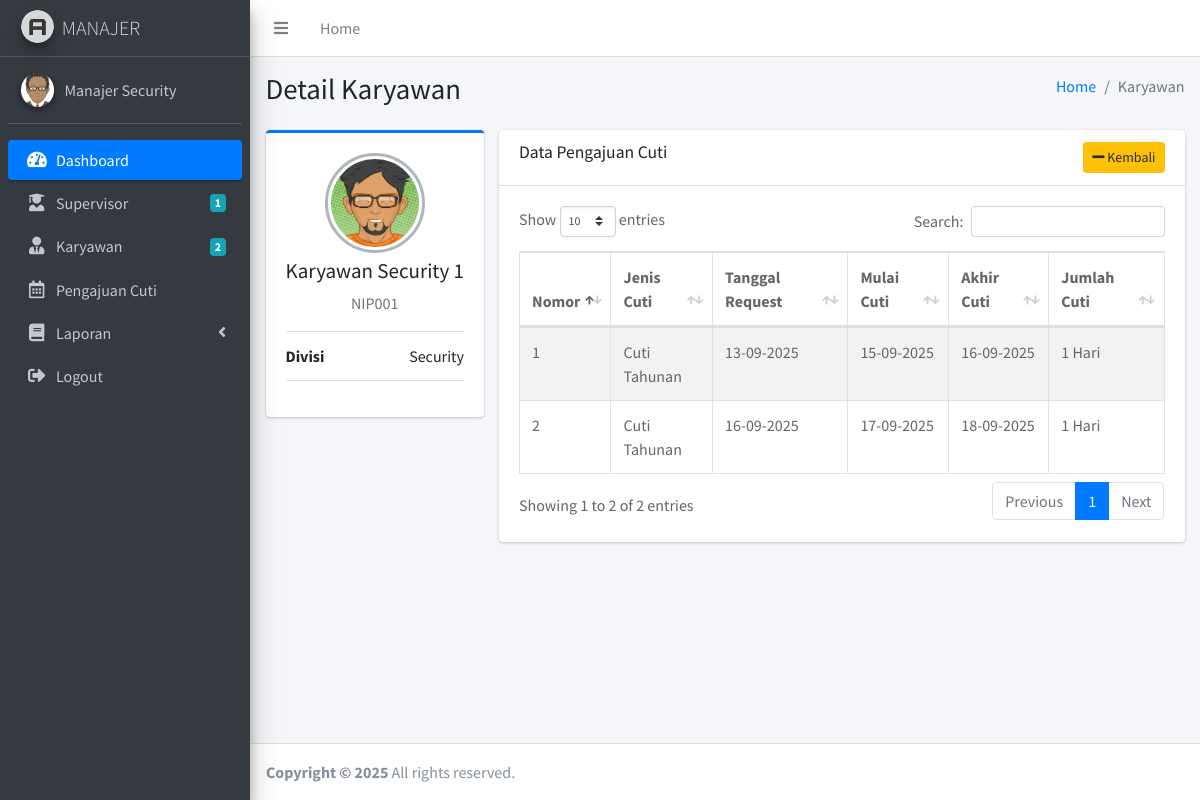
Screenshot of /manajer/karyawan_detail.php?id=1 (signed in) with the database file from the repository.
### tables this page shows
CREATE TABLE `user` (
  `id` int NOT NULL AUTO_INCREMENT,
  `name` varchar(100) DEFAULT NULL,
  `nip` varchar(100) DEFAULT NULL,
  `kontak` varchar(100) DEFAULT NULL,
  `kelamin` varchar(100) DEFAULT NULL,
  `alamat` varchar(100) DEFAULT NULL,
  `divisi_id` int DEFAULT NULL,
  `role_id` int DEFAULT NULL,
  `username` varchar(100) DEFAULT NULL,
  `password` varchar(100) DEFAULT NULL,
  `foto` varchar(100) DEFAULT NULL,
  `tanda_tangan` varchar(100) DEFAULT NULL,
  `email` varchar(100) DEFAULT NULL,
  `created_at` datetime DEFAULT CURRENT_TIMESTAMP,
  PRIMARY KEY (`id`),
  KEY `fk_divisi` (`divisi_id`),
  KEY `fk_role` (`role_id`),
  CONSTRAINT `fk_divisi` FOREIGN KEY (`divisi_id`) REFERENCES `divisi` (`divisi_id`),
  CONSTRAINT `fk_role` FOREIGN KEY (`role_id`) REFERENCES `role` (`role_id`)
);

CREATE TABLE `divisi` (
  `divisi_id` int NOT NULL AUTO_INCREMENT,
  `divisi_name` varchar(100) NOT NULL,
  PRIMARY KEY (`divisi_id`)
);

CREATE TABLE `cuti` (
  `cuti_id` int NOT NULL AUTO_INCREMENT,
  `divisi_id` int DEFAULT NULL,
  `jenis_cuti_id` int DEFAULT NULL,
  `user_id` int DEFAULT NULL,
  `tanggal_cuti` varchar(100) DEFAULT NULL,
  `tanggal_mulai` varchar(100) DEFAULT NULL,
  `tanggal_selesai` varchar(100) DEFAULT NULL,
  `jumlah_cuti` int DEFAULT NULL,
  `alasan_cuti` text,
  `alamat_cuti` text,
  `supervisor_id` int DEFAULT NULL,
  `supervisor_status` varchar(100) DEFAULT NULL,
  `supervisor_keterangan` varchar(100) DEFAULT NULL,
  `manajer_id` int DEFAULT NULL,
  `manajer_status` varchar(100) DEFAULT NULL,
  `manajer_keterangan` varchar(100) DEFAULT NULL,
  PRIMARY KEY (`cuti_id`),
  KEY `fk_divisi2` (`divisi_id`),
  KEY `fk_jenis_cuti` (`jenis_cuti_id`),
  KEY `fk_user` (`user_id`),
  KEY `fk_supervisor` (`supervisor_id`),
  KEY `fk_manajer` (`manajer_id`),
  CONSTRAINT `fk_divisi2` FOREIGN KEY (`divisi_id`) REFERENCES `divisi` (`divisi_id`),
  CONSTRAINT `fk_jenis_cuti` FOREIGN KEY (`jenis_cuti_id`) REFERENCES `jenis_cuti` (`jenis_cuti_id`),
  CONSTRAINT `fk_manajer` FOREIGN KEY (`manajer_id`) REFERENCES `user` (`id`),
  CONSTRAINT `fk_supervisor` FOREIGN KEY (`supervisor_id`) REFERENCES `user` (`id`),
  CONSTRAINT `fk_user` FOREIGN KEY (`user_id`) REFERENCES `user` (`id`)
);

CREATE TABLE `jenis_cuti` (
  `jenis_cuti_id` int NOT NULL AUTO_INCREMENT,
  `jenis_cuti_name` varchar(100) NOT NULL,
  `jenis_cuti_jumlah` int NOT NULL,
  PRIMARY KEY (`jenis_cuti_id`)
);

### manajer/karyawan_detail.php (the view)
<?php include 'header.php' ?>
<div class="content-wrapper">
  <section class="content-header">
    <div class="container-fluid">
      <div class="row mb-2">
        <div class="col-sm-6">
          <h1>Detail  Karyawan</h1>
        </div>
        <div class="col-sm-6">
          <ol class="breadcrumb float-sm-right">
            <li class="breadcrumb-item"><a href="#">Home</a></li>
            <li class="breadcrumb-item active">Karyawan</li>
          </ol>
        </div>
      </div>
    </div>
  </section>
  <section class="content">
    <div class="container-fluid">
      <div class="row">
        <div class="col-md-3">
          <?php
          $idkaryawan = $_GET['id'];
          $data = mysqli_query($koneksi,"select divisi.divisi_name as divisi_nama, user.* from user join divisi on user.divisi_id = divisi.divisi_id where id=$idkaryawan");
          $d = mysqli_fetch_assoc($data);
          ?>
          <div class="card card-primary card-outline">
            <div class="card-body box-profile">
              <div class="text-center">
                <?php
                if($d['foto']=="karyawan_foto.png"){
                  ?>
                  <img class="profile-user-img img-fluid img-circle"
                  src="../dist/img/karyawan_foto.png"
                  alt="User profile picture">
                  <?php
                }else{
                  ?>
                  <img class="profile-user-img img-fluid img-circle"
                  src="../gambar/user/<?php echo $d['foto'] ?>"
                  alt="User profile picture">
                  <?php
                }
                ?>
              </div>
              <h3 class="profile-username text-center"><?php echo $d['name'] ?></h3>
              <p class="text-muted text-center"><?php echo $d['nip'] ?></p>
              <ul class="list-group list-group-unbordered mb-3">
                <li class="list-group-item">
                  <b>Divisi</b> <a class="float-right"><?php echo $d['divisi_nama'] ?></a>
                </li>
              </ul>
            </div>
          </div>
        </div>
        <div class="col-md-9">
          <div class="card">
            <div class="card-header">
              <h3 class="card-title">Data Pengajuan Cuti</h3>
              <div class="float-right">
                <a href="karyawan.php" class="btn btn-sm btn-warning"><i class="fa fa-minus"></i> Kembali</a>
              </div>
            </div>
            <div class="card-body">
              <div class="tab-content">
                <div class="active tab-pane">
                  <div class="post">
                    <div class="table-responsive">
                      <table id="example1" class="table table-bordered table-striped">
                          <thead>
                            <tr>
                              <th width="1%">Nomor</th>
                              <th>Jenis Cuti</th>
                              <th>Tanggal Request</th>
                              <th>Mulai Cuti</th>
                              <th>Akhir Cuti</th>
                              <th>Jumlah Cuti</th>
                            </tr>
                          </thead>
                          <tbody>
                            <?php
                            $idkaryawan = $_GET['id'];
                            $no=1;
                            $data = mysqli_query($koneksi,"select jenis_cuti.jenis_cuti_name as jenis_nama, cuti.* from cuti join jenis_cuti on cuti.jenis_cuti_id = jenis_cuti.jenis_cuti_id where cuti.user_id=$idkaryawan");
                            while($d = mysqli_fetch_array($data)){
                              ?>
                              <tr>
                                <td><?php echo $no++; ?></td>
                                <td><?php echo $d['jenis_nama'] ?></td>
                                <td><?php echo date('d-m-Y', strtotime($d['tanggal_cuti'])) ?></td>
                                <td><?php echo date('d-m-Y', strtotime($d['tanggal_mulai'])) ?></td>
                                <td><?php echo date('d-m-Y', strtotime($d['tanggal_selesai'])) ?></td>
                                <td>
                                  <?php
                                  $x = date("d", strtotime($d['tanggal_mulai']));
                                  $xx = date("d", strtotime($d['tanggal_selesai']));
                                  $hasil = abs($x-$xx);
                                  echo $hasil." Hari";
                                  ?>
                                </td>
                              </tr>
                              <?php
                            }
                            ?>
                          </tbody>
                        </table>
                      </div>
                    </div>
                </div>
              </div>
            </div>
          </div>
        </div>
      </div>
    </div>
  </section>
</div>
<?php include 'footer.php' ?>

### manajer/header.php (shortened to what this page needs)
<!DOCTYPE html>
<html>
<head>
  <link rel="stylesheet" href="../plugins/fontawesome-free/css/all.min.css">
  <link rel="stylesheet" href="https://code.ionicframework.com/ionicons/2.0.1/css/ionicons.min.css">
  <link rel="stylesheet" href="../plugins/tempusdominus-bootstrap-4/css/tempusdominus-bootstrap-4.min.css">
  <link rel="stylesheet" href="../plugins/icheck-bootstrap/icheck-bootstrap.min.css">
  <link rel="stylesheet" href="../plugins/jqvmap/jqvmap.min.css">
  <link rel="stylesheet" href="../plugins/datatables-bs4/css/dataTables.bootstrap4.css">
  <link rel="stylesheet" href="../dist/css/adminlte.min.css">
  <link rel="stylesheet" href="../plugins/overlayScrollbars/css/OverlayScrollbars.min.css">
  <link rel="stylesheet" href="../plugins/daterangepicker/daterangepicker.css">
  <link rel="stylesheet" href="../plugins/summernote/summernote-bs4.css">
</head>
  <?php include '../koneksi.php'; ?>
<body class="hold-transition sidebar-mini layout-fixed">
<div class="wrapper">
  <nav class="main-header navbar navbar-expand navbar-white navbar-light">
    <ul class="navbar-nav">
      <li class="nav-item">
        <a class="nav-link" data-widget="pushmenu" href="#"><i class="fas fa-bars"></i></a>
      </li>
      <li class="nav-item d-none d-sm-inline-block">
        <a href="index.php" class="nav-link">Home</a>
      </li>
    </ul>
  </nav>
  <aside class="main-sidebar sidebar-dark-primary elevation-4">
    <a href="index.php" class="brand-link">
      <img src="../dist/img/AdminLTELogo.png" alt="AdminLTE Logo" class="brand-image img-circle elevation-3"
           style="opacity: .8">
      <span class="brand-text font-weight-light">MANAJER</span>
    </a>
     <?php
    $saya = $_SESSION['id'];
    $divisi = $_SESSION['divisi'];
    $data = mysqli_query($koneksi,"select * from user where id=$saya");
    $d = mysqli_fetch_assoc($data);
     ?>
    <div class="sidebar">
      <div class="user-panel mt-3 pb-3 mb-3 d-flex">
        <div class="image">
          <?php
          if($d['foto']=="manajer_foto.png"){
            ?>
            <img src="../dist/img/manajer_foto.png" class="img-circle elevation-2" alt="User Image">
            <?php
          }else{
            ?>
            <img src="../gambar/user/<?php echo $d['foto'] ?>" class="img-circle elevation-2" alt="User Image">
            <?php
          }
          ?>
        </div>
        <div class="info">
          <a href="#" class="d-block"><?php echo $d['name'] ?></a>
        </div>
      </div>
      <nav class="mt-2">
        <ul class="nav nav-pills nav-sidebar flex-column" data-widget="treeview" role="menu" data-accordion="false">
          <li class="nav-item has-treeview menu-open">
            <a href="index.php" class="nav-link active">
              <i class="nav-icon fas fa-tachometer-alt"></i>
              <p>
                Dashboard
              </p>
            </a>
          </li>
          <li class="nav-item">
            <a href="supervisor.php" class="nav-link">
              <i class="nav-icon fas fa-user-graduate"></i>
              <p>
                Supervisor
                <?php
                $supervisor = mysqli_query($koneksi,"select * from user where divisi_id=$divisi and role_id=2");
                $sp = mysqli_num_rows($supervisor);
                ?>
                <span class="badge badge-info right"><?php echo $sp ?></span>
              </p>
            </a>
          </li>
          <li class="nav-item">
            <a href="karyawan.php" class="nav-link">
              <i class="nav-icon fas fa-user-tie"></i>
              <p>
                Karyawan
                <?php
                $karyawan = mysqli_query($koneksi,"select * from user where divisi_id=$divisi and role_id=1");
                $k = mysqli_num_rows($karyawan);
                ?>
                <span class="badge badge-info right"><?php echo $k ?></span>
              </p>
            </a>
          </li>
          <li class="nav-item">
            <a href="cuti.php" class="nav-link">
              <i class="nav-icon far fa-calendar-alt"></i>
              <p>
                Pengajuan Cuti
              </p>
            </a>
          </li>
           <li class="nav-item has-treeview">
            <a href="#" class="nav-link">
              <i class="nav-icon fas fa-book"></i>
              <p>
                Laporan
                <i class="fas fa-angle-left right"></i>
              </p>
            </a>
          </li>
           <li class="nav-item">
            <a href="logout.php" class="nav-link">
              <i class="nav-icon fas fa-sign-out-alt"></i>
              <p>
                Logout
              </p>
            </a>
          </li>
        </ul>
      </nav>
    </div>
  </aside>

### rows the page displays
user: name "Manajer Security"
user: name "Karyawan Security 1", nip "NIP001", divisi.divisi_name "Security"
cuti: jenis_cuti.jenis_cuti_name "Cuti Tahunan", tanggal_cuti "13-09-2025", tanggal_mulai "15-09-2025", tanggal_selesai "16-09-2025", hasil "1"
cuti: jenis_cuti.jenis_cuti_name "Cuti Tahunan", tanggal_cuti "16-09-2025", tanggal_mulai "17-09-2025", tanggal_selesai "18-09-2025", hasil "1"

### other values shown
$sp "1"
$k "2"
